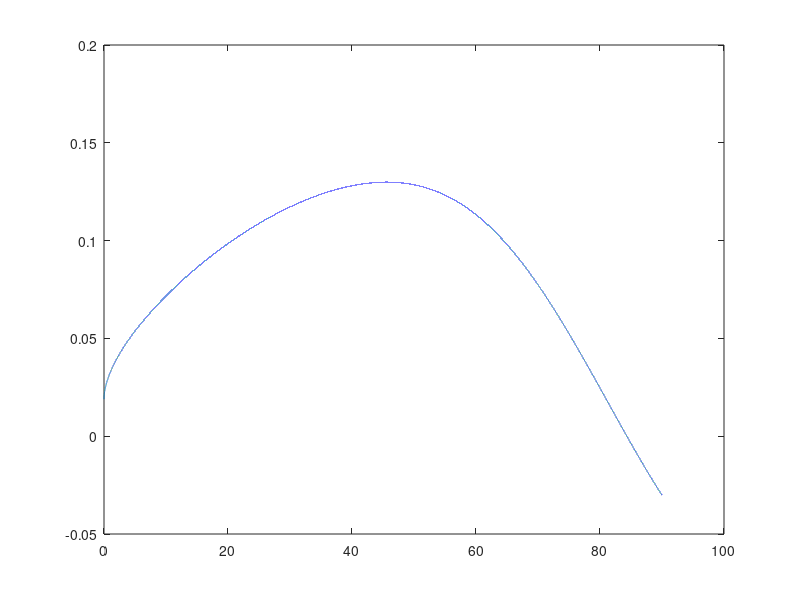

Write the MATLAB code that produced this figure.
clc; clear; close all;

a = 0.1;
b = 1;
d = 0.5;
m = 0.35;
n = 0.45;
n1 = 0.45;
n2 = 0.45;
h = 0.1;
gamma = acos((b^2 + d^2 - (n1 + n2)^2)/(2*b*d));

gamma_deg = gamma * 360 / 2 / pi

alpha = linspace(0, pi/2, 100000);

e2 = b^2 + d^2 - 2*b*d*cos(gamma - alpha);
e = sqrt(e2);
eta = acos((e2 + n2^2 - n1^2)./(2*e*n2));
zeta = asin(h/m);
beta = eta - zeta;
g2 = m^2 + h^2;
g = sqrt(g2);
f2 = g2 + e2 - 2*g*e.*cos(beta);

f = sqrt(f2); % m

% omega = acos((e2 + f2 - g2)./(2*e.*f));
omega = acos((e - g*cos(beta))./f);
% phi = acos((e2 + d^2 - b^2)./(2*e*d));
phi = acos((e2 + d^2 - b^2)./(2*e*d)) .* (1 - 2*(alpha < gamma));
teta = pi - phi - omega;

q = -sin(teta)*d; % m
f0 = 0.6; % m
K = 1; % N/m
F = K*(f0 - f); % N
M = F.*q; % Nm

x = alpha * 360 / 2 / pi;
y = M;
plot(x, y)
